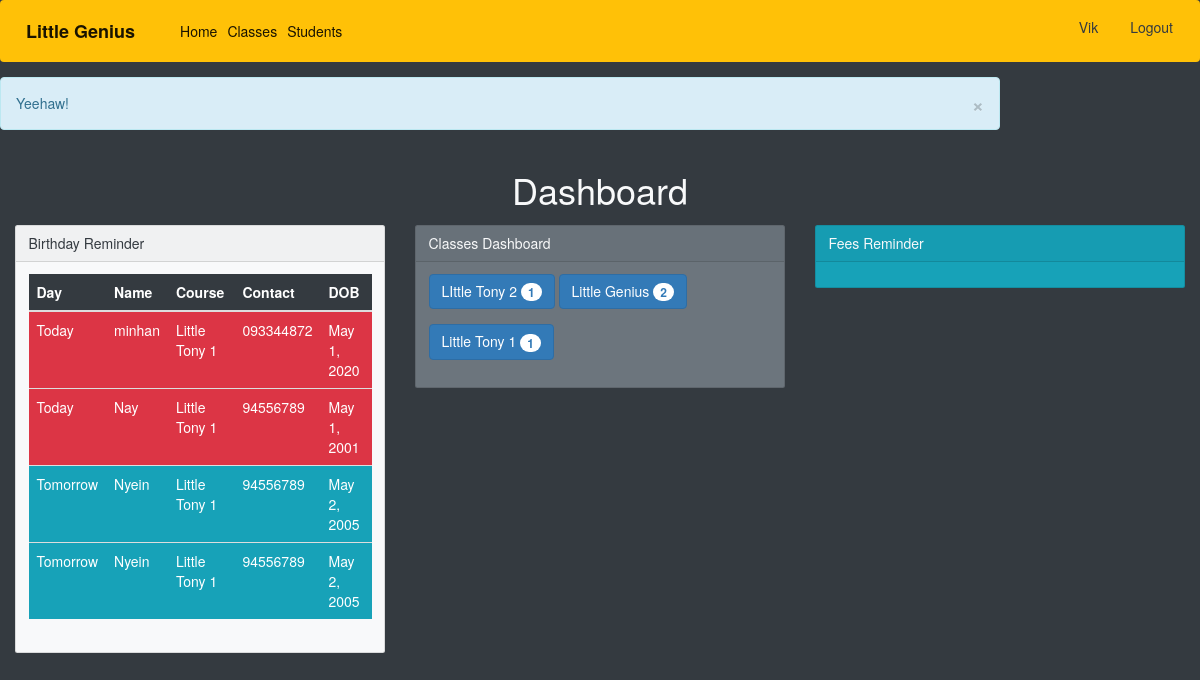
The app's page / (signed in) with its own data.
### genius/models.py (models this page shows, shortened)
class Students(models.Model):
    created_by = models.ForeignKey(
        User, on_delete=models.SET_NULL, default=1, null=True)
    name = models.CharField(max_length=200, null=True)
    image = models.ImageField(upload_to='images/', null=True, blank=True)
    dob = models.DateField(null=True, verbose_name='Date of Birth')
    age = models.IntegerField()
    grade_choice = (
        ('G1', 'Grade-1'),
        ('G2', 'Grade-2'),
        ('G3', 'Grade-3'),
        ('G4', 'Grade-4'),
        ('G5', 'Grade-5'),
        ('G6', 'Grade-6'),
        ('G7', 'Grade-7'),
        ('G8', 'Grade-8'),
        ('G9', 'Grade-9'),
        ('G10', 'Grade-10'),
        ('G11', 'Grade-11'),
        ('G12', 'Grade-12'),
    )
    gender_choice=(
        ('M', 'Male'),
        ('F', 'Female'),
        ('N', 'None'),
    )
    blood_choice=(
        ('O', 'O'),
        ('A-', 'A-'),
        ('B+', 'B+'),
        ('B-', 'B-'),
        ('A+', 'A+'),
        ('AB', 'AB'),
    )
    relation_choice=(
        ('Uncle', 'Uncle'),
        ('Aunty', 'Aunty'),
        ('Father', 'Father'),
        ('Mother', 'Mother'),
        ('Grandpa', 'Grandpa'),
        ('Grandma', 'Grandma'),
        ('Sister', 'Sister'),
        ('Brother', 'Brother'),
    )
    gender=models.CharField(choices=gender_choice, max_length=10, null=True)
    grade = models.CharField(choices=grade_choice, max_length=10, null=True)
    attending_school = models.CharField(max_length=100, null=True)
    course = models.ForeignKey(
        Create_Class, on_delete=models.SET_NULL, default=1, null=True)
    address = models.TextField(null=True)
    parent_name = models.CharField(max_length=200, null=True)
    parent_contact = models.CharField(max_length=20, null=True)
    parent_address = models.TextField(null=True)
    emerg_name = models.CharField(max_length=200, null=True, verbose_name='Emergency Name')
    emerg_contact = models.CharField(max_length=20, null=True, verbose_name='Emergency Contact')
    emerg_relation = models.CharField(choices=relation_choice ,max_length=20, null=True, verbose_name='Emergency Relationship')
    doc_name = models.CharField(max_length=200, null=False, default='None', verbose_name='Doctor Name')
    doc_contact = models.CharField(max_length=20, null=False, default='None', verbose_name='Doctor Contact')
    blood_type = models.CharField(choices=blood_choice,max_length=10, null=True)
    allergic = models.TextField(null=True)
    objects = StudentPostManager()

class Create_Class(models.Model):
    created_by = models.ForeignKey(
        User, on_delete=models.SET_NULL, null=True, default=1)
    class_name = models.CharField(max_length=150, null=True)
    from_choice = (
        ('Mon', 'Monday'),
        ('Tue', 'Tuesday'),
        ('Wed', 'Wednesday'),
        ('Thu', 'Thursday'),
        ('Fri', 'Friday'),
        ('Sat', 'Saturday'),
        ('Sun', 'Sunday'),
    )
    from_days = models.CharField(max_length=10, choices=from_choice)
    to_days = models.CharField(max_length=10, choices=from_choice)
    from_time = models.TimeField()
    to_time = models.TimeField()
    created_on = models.DateTimeField(auto_now=True)

### genius/views.py (the view)
# urls.py: path('', home, name='home'),
def home(request):
    fieldname = 'class_name'
    to_bday, tmr_bday = Birthday_alert()
    objs = Create_Class.objects.values(fieldname).order_by(
        fieldname).annotate(the_count=Count(fieldname))
    messages.add_message(request, messages.INFO, 'Yeehaw!')
    template_name = 'genius/home.html'
    context = {'head_title': "Little Genius",
               'count': objs,
               'tmrbday':tmr_bday,
               'tobday':to_bday,
               }
    return render(request, template_name, context)

### genius/views.py (called while the page is built)
def Birthday_alert():
    datetime_now = timezone.now()
    now_day, now_month = datetime_now.day, datetime_now.month
    datetime_tomorrow = datetime_now + timedelta(days=1)
    tomorrow_day, tomorrow_month = datetime_tomorrow.day, datetime_tomorrow.month
    std_today = Students.objects.filter(dob__day=now_day, dob__month=now_month)
    std_tmr = Students.objects.filter(dob__day=tomorrow_day, dob__month=tomorrow_month)
    tday=[]
    tmr=[]
    for l in std_today:
        tday.append({
            'name':l.name,
            'course':l.course.class_name,
            'contact':l.parent_contact,
            'dob':l.dob
        })
    for l in std_tmr:
        tmr.append({
            'name':l.name,
            'course':l.course.class_name,
            'contact':l.parent_contact,
            'dob':l.dob
        })
    return (tday,tmr)

### genius/templates/genius/home.html (shortened to what this page needs)
{% extends 'base.html' %}
{% block content %}
    <h1 class='head font-weight-light text-center mb-4'>Dashboard</h1>
    <div class="row">
        <div class="col">
            <div class="card bg-light text-dark">
                    <div class="card-header">Birthday Reminder
                    </div>
                    <div class= "card-body scrollspy">
                        <table class="table table-sm table-dark">
                            <thead>
                                <tr>
                                <th scope="col">Day</th>
                                <th scope="col">Name</th>
                                <th scope="col">Course</th>
                                <th scope="col">Contact</th>
                                <th scope="col">DOB</th>
                                </tr>
                            </thead>
                            <tbody>
                                {% if tobday %}
                                    {% for t in tobday %}
                                    <tr class="bg-danger">
                                     <td>Today</td>
                                    <td>{{t.name}}</td>
                                    <td>{{t.course}}</td>
                                    <td>{{t.contact}}</td>
                                    <td>{{t.dob}}</td>
                                    </tr>
                                    {% endfor %}
                                {% endif %}
                                {% if tmrbday %}
                                    {% for m in tmrbday %}
                                    <tr class="bg-info">
                                    <td>Tomorrow</td>
                                    <td>{{m.name}}</td>
                                    <td>{{m.course}}</td>
                                    <td>{{m.contact}}</td>
                                    <td>{{m.dob}}</td>
                                    </tr>
                                    {% endfor %}
                                {% endif %}
                            </tbody>
                        </table>
                    </div>
            </div>
        </div>
        <div class="col">
            <div class="card bg-secondary text-light">
                <div class="card-header">Classes Dashboard
                </div>
                <div class= "card-body scrollspy">
                    {% for x in count %}
                    <button type="button disabled" class="btn btn-primary mb-4">
                     {{x.class_name}} <span class="badge badge-light">{{x.the_count}}</span>
                    </button>
                    {% endfor %}
                </div>
            </div>
        </div>
        <div class="col">
            <div class="card bg-info">
                <div class="card-header">Fees Reminder
                </div>
                <div class= "card-body">
                </div>
            </div>
        </div>
    </div>
{% endblock content %}

### templates/navbar.html (shortened to what this page needs)
<nav class="navbar navbar-expand-lg navbar-light bg-warning mb-4 fixed-top">
  <a class="navbar-brand head font-weight-bold" href="/">Little Genius</a>
  <div class="collapse navbar-collapse" id="navbarSupportedContent">
    <ul class="navbar-nav mr-auto">
      <li class="nav-item active">
        <a class="nav-link" href="/">Home <span class="sr-only">(current)</span></a>
      </li>
      <li class="nav-item active">
        <a class="nav-link" href="{% url 'genius:class'%}">Classes</a>
      </li>
      <li class="nav-item active">
        <a class="nav-link" href="{% url 'genius:stds'%}">Students</a>
      </li>
    </ul>
    <ul class="nav navbar-right ">
      {% if user.is_authenticated %}
      <li class="nav-item active">
        <a class="btn btn-outline-dark " href="{% url 'user:profile'%}">{{user.username|capfirst}}</a>
      </li>
      <li class="nav-item active">
          <a class=" btn btn-outline-dark" href="{% url 'user:logout' %}">Logout </a>
        </li>
      {% endif %}
    </ul>
  </div>
</nav>

### records on screen
Students: name "minhan", contact "093344872", dob "May 1, 2020"
Create_Class: course "Little Tony 1" "Little Tony 1", course "Little Tony 1" "Little Tony 1", class_name "Little Tony 1", the_count "1"
Students: name "Nay", contact "94556789", dob "May 1, 2001"
Students: name "Nyein", contact "94556789", dob "May 2, 2005"
Students: name "Nyein", contact "94556789", dob "May 2, 2005"

### other values on screen
{{ user.username|capfirst }} "Vik"
{{ message }} "Yeehaw!"
{{ x.class_name }} "LIttle Tony 2" "Little Genius"
{{ x.the_count }} "1" "2"
